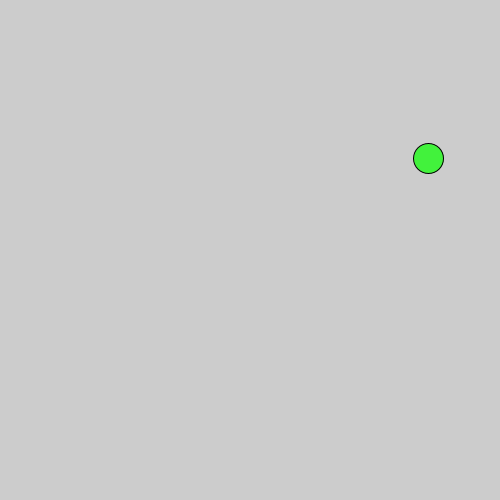
Frame 1 (no input)
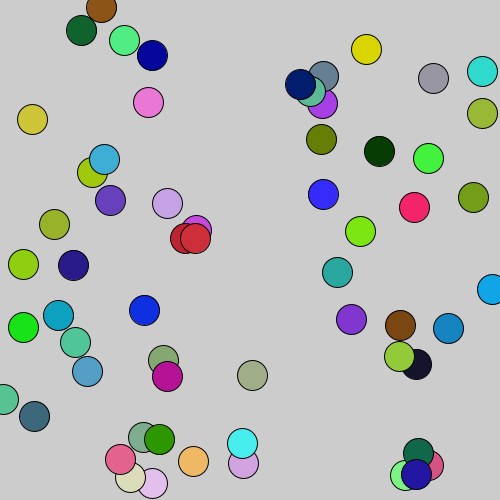
Frame 60 (the mouse pressed at the canvas centre just before this capture)
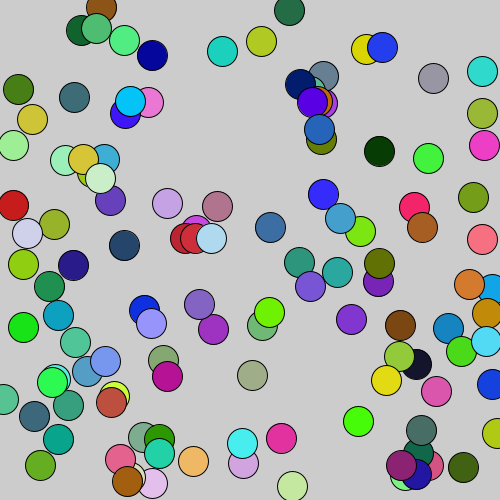
Frame 120 (the mouse held since frame 60 and released just before this capture)

The Processing sketch that drew these frames (run headless with seeded random() and noise(); from frame 60 on, the mouse is pressed at the canvas centre):

// Processing sketch: random_basico
// ── random_basico.pde
float miColor;


void setup(){
 size(500,500);
   //background(0);
}

void draw(){
  
  miColor= random(255);
  
  //background(255);
  //fill(random(255)); //escala de grises
  fill(random(255), random(255), random(255)); //random RGB
  ellipse(random(width), random(height),30,30); //posicion random
}
